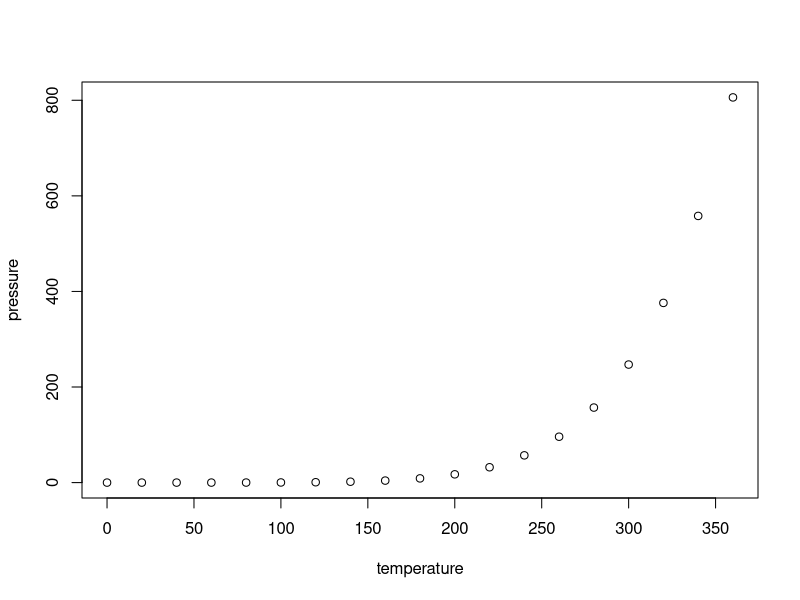
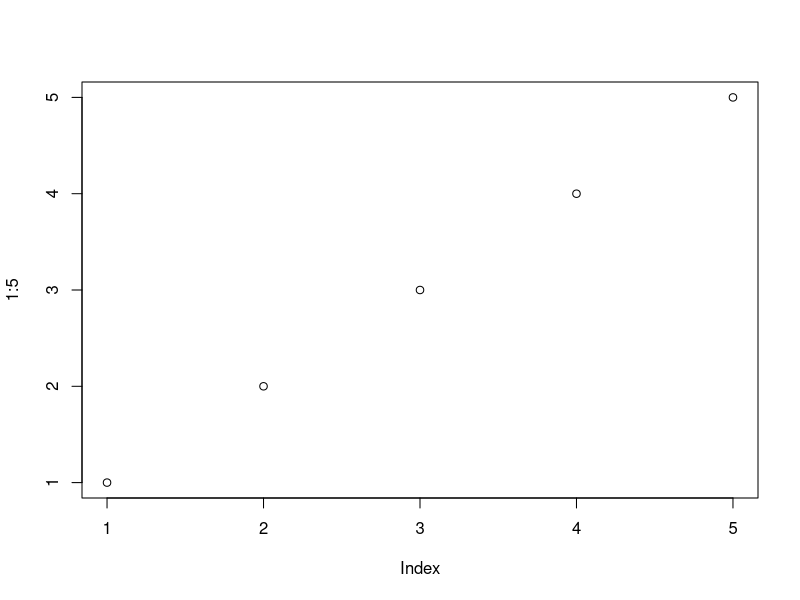

The R source for these figures, in order:
## ---- chunk 1
knitr::opts_chunk$set(echo = FALSE)
## ---- chunk 2
summary(cars)
## ---- chunk 3
plot(pressure)
## ---- chunk 4
plot(1:5)
